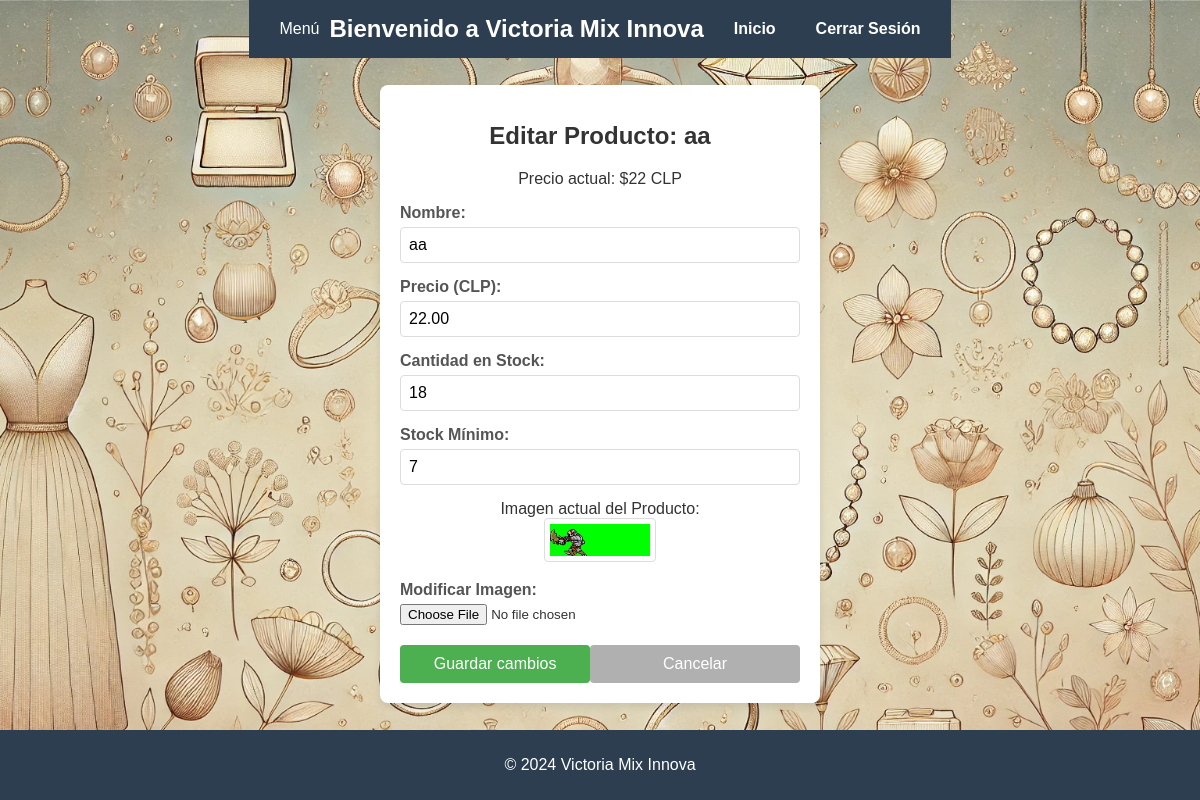
/inventario/editar/4/ (signed in), run on the app's committed database.
### inventario/models.py (models this page shows, shortened)
class Producto(models.Model):
    nombre = models.CharField(max_length=100, verbose_name="Nombre del Producto")
    descripcion = models.TextField(blank=True, null=True, verbose_name="Descripción")
    precio = models.DecimalField(max_digits=10, decimal_places=2, verbose_name="Precio")
    stock = models.PositiveIntegerField(verbose_name="Cantidad en Stock")
    stock_minimo = models.PositiveIntegerField(verbose_name="Stock Mínimo", default=10)  # Campo para el stock mínimo
    imagen = models.ImageField(upload_to='productos/', blank=True, null=True, verbose_name="Imagen del Producto")
    class Meta:
        verbose_name = "Producto"
        verbose_name_plural = "Productos"
        ordering = ['nombre']

### inventario/views.py (the view)
# urls.py: path('editar/<int:id>/', editar_producto, name='editar_producto'),
@login_required
def editar_producto(request, id):
    try:
        user_profile = UserProfile.objects.get(user=request.user)
        if user_profile.user_type != 'jefe':
            messages.error(request, 'No tienes permisos para editar productos.')
            return redirect('inventario')
    except UserProfile.DoesNotExist:
        messages.error(request, 'Perfil de usuario no encontrado.')
        return redirect('inventario')
    producto = get_object_or_404(Producto, id=id)
    if request.method == 'POST':
        form = ProductoForm(request.POST, request.FILES, instance=producto)
        if form.is_valid():
            form.save()
            messages.success(request, 'Producto editado correctamente.')
            return redirect('inventario')
    else:
        form = ProductoForm(instance=producto)
    return render(request, 'inventario/editar_producto.html', {'form': form, 'producto': producto})

### inventario/forms.py (shortened to what this page needs)
class ProductoForm(forms.ModelForm):
    class Meta:
        model = Producto
        fields = ['nombre', 'descripcion', 'precio', 'stock', 'stock_minimo', 'imagen']
        widgets = {
            'nombre': forms.TextInput(attrs={'class': 'form-control', 'placeholder': 'Nombre del producto'}),
            'descripcion': forms.Textarea(attrs={'class': 'form-control', 'placeholder': 'Descripción del producto', 'rows': 3}),
            'precio': forms.NumberInput(attrs={'class': 'form-control', 'placeholder': 'Precio'}),
            'stock': forms.NumberInput(attrs={'class': 'form-control', 'placeholder': 'Cantidad en stock'}),
            'stock_minimo': forms.NumberInput(attrs={'class': 'form-control', 'placeholder': 'Stock mínimo'}),
            'imagen': forms.FileInput(attrs={'class': 'form-control-file'}),
        }
        labels = {
            'nombre': 'Nombre del Producto',
            'descripcion': 'Descripción',
            'precio': 'Precio',
            'stock': 'Cantidad en Stock',
            'stock_minimo': 'Stock Mínimo',
            'imagen': 'Imagen del Producto',
        }

### inventario/templates/inventario/editar_producto.html (shortened to what this page needs)
{% extends 'base.html' %}
{% load static %}
{% block extra_css %}
    <link rel="stylesheet" href="{% static 'css/editar_producto.css' %}">
{% endblock extra_css %}
{% block content %}
    <div class="container">
        <h1>Editar Producto: {{ producto.nombre }}</h1>
        <p>Precio actual: ${{ producto.precio|floatformat:0 }} CLP</p>
        <form method="post" enctype="multipart/form-data">
            <div class="form-group">
                <label for="id_nombre">Nombre:</label>
                {{ form.nombre }}
            </div>
            <div class="form-group">
                <label for="id_precio">Precio (CLP):</label>
                {{ form.precio }}
            </div>
            <div class="form-group">
                <label for="id_stock">Cantidad en Stock:</label>
                {{ form.stock }}
            </div>
            <div class="form-group">
                <label for="id_stock_minimo">Stock Mínimo:</label>
                {{ form.stock_minimo }}
            </div>
            {% if producto.imagen %}
                <div class="product-image">
                    <label>Imagen actual del Producto:</label>
                    <div class="image-container">
                        <img src="{{ producto.imagen.url }}" alt="{{ producto.nombre }}">
                    </div>
                </div>
            {% endif %}
            <div class="form-group">
                <label for="id_imagen">Modificar Imagen:</label>
                {{ form.imagen }}
            </div>
            <div class="button-group">
                <button type="submit" class="btn-save">Guardar cambios</button>
                <a href="{% url 'inventario' %}" class="btn-cancel">Cancelar</a>
            </div>
        </form>
    </div>
{% endblock content %}

### static/css/editar_producto.css (style rules this page uses)
body { font-family: Arial, sans-serif; background-color: #f5f6fa; display: flex; justify-content: center; align-items: center; height: 100vh; margin: 0; }
.container { background-color: #fff; padding: 20px; border-radius: 8px; box-shadow: 0 4px 8px rgba(0, 0, 0, 0.1); width: 400px; text-align: center; }
.container h1 { font-size: 1.5em; margin-bottom: 20px; color: #333; }
.form-group { margin-bottom: 15px; text-align: left; }
.form-group label { display: block; font-weight: bold; color: #555; margin-bottom: 5px; }
.form-group input[type="text"], .form-group input[type="number"], .form-group select { width: 100%; padding: 8px; border: 1px solid #ddd; border-radius: 4px; box-sizing: border-box; font-size: 1em; }
.product-image { margin: 15px 0; text-align: center; }
.product-image img { max-width: 100px; max-height: 100px; border: 1px solid #ddd; padding: 5px; border-radius: 4px; }
.button-group { display: flex; justify-content: space-between; margin-top: 20px; }
.button-group button, .button-group a { width: 48%; padding: 10px; font-size: 1em; border: none; border-radius: 4px; cursor: pointer; text-decoration: none; color: #fff; text-align: center; }
.btn-save { background-color: #4CAF50; }
.btn-cancel { background-color: #b0b0b0; }

### data on the page
Producto: nombre "aa", precio "22", precio "22.00", stock "18", stock_minimo "7", imagen (picture)
